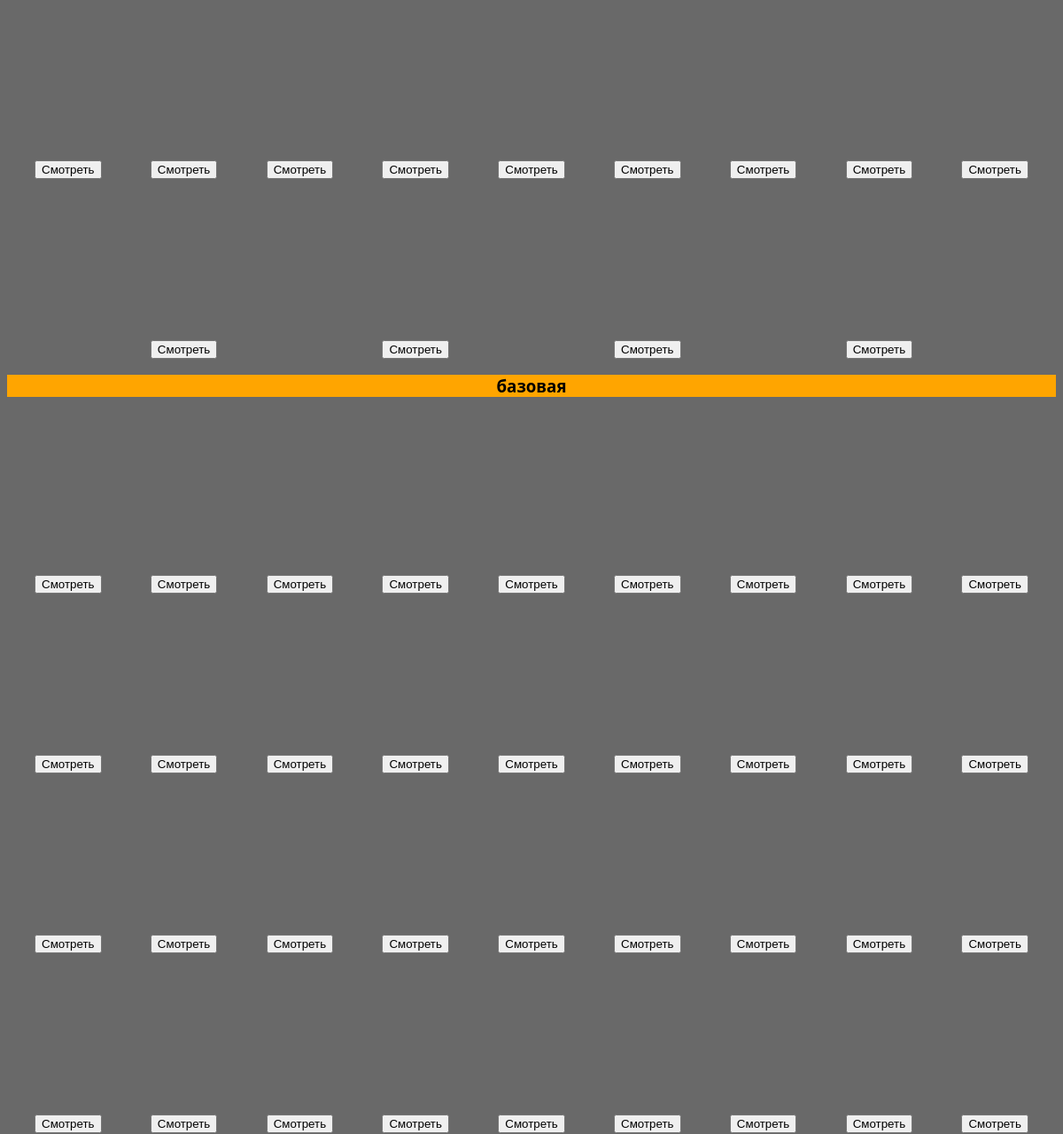
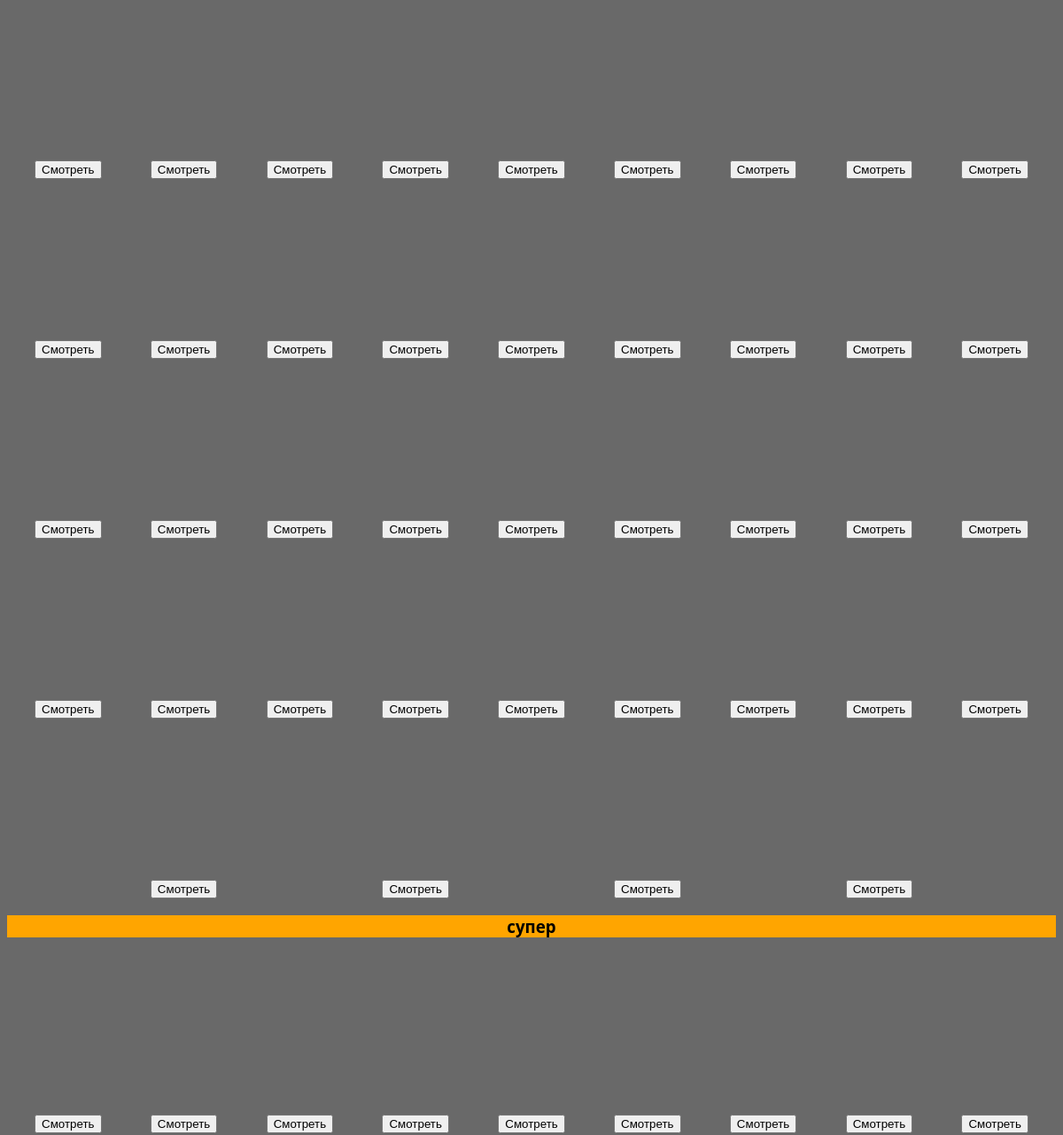
Page /status/ (middle part) on the earlier database version (2 pictures, top to bottom).
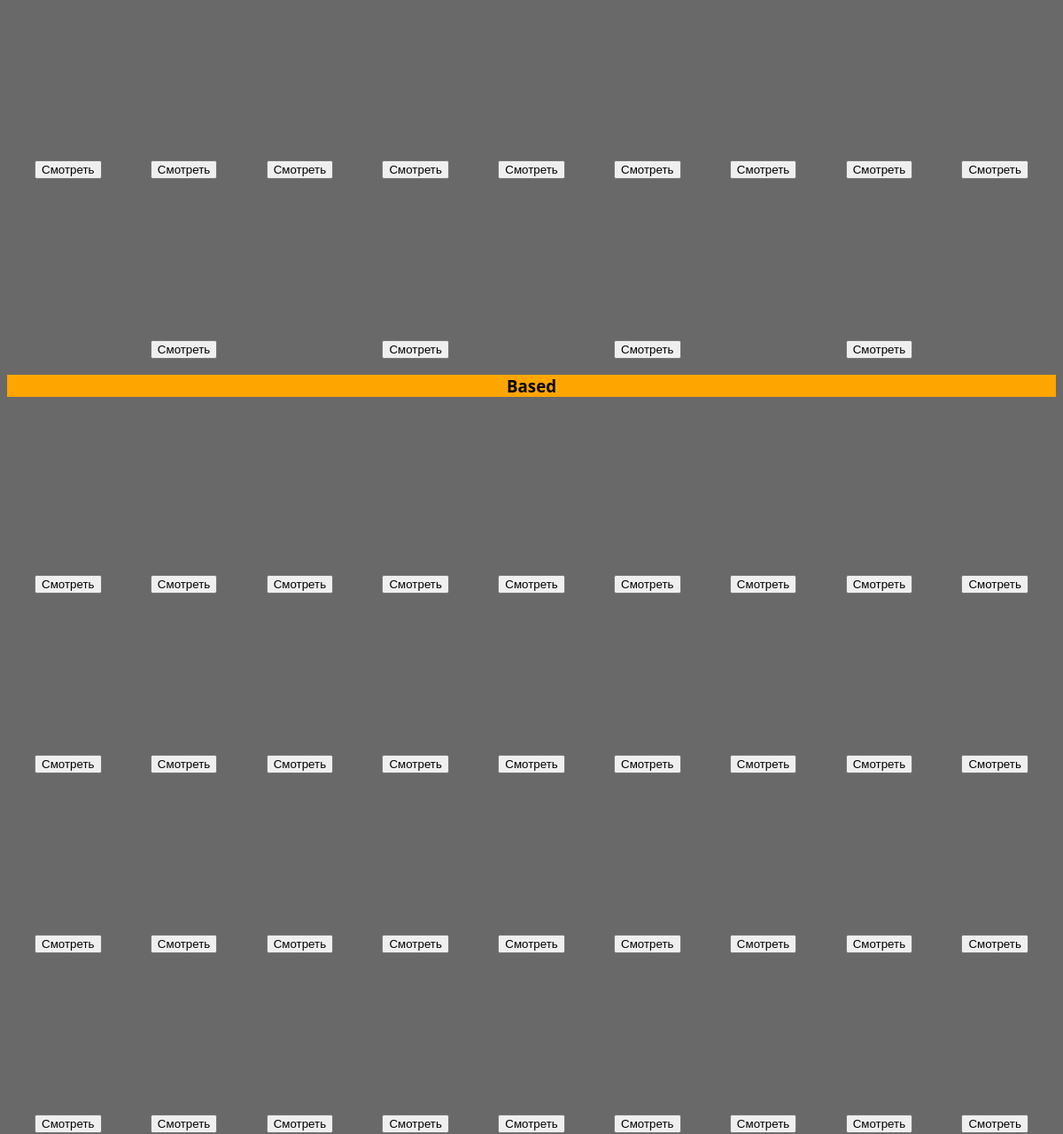
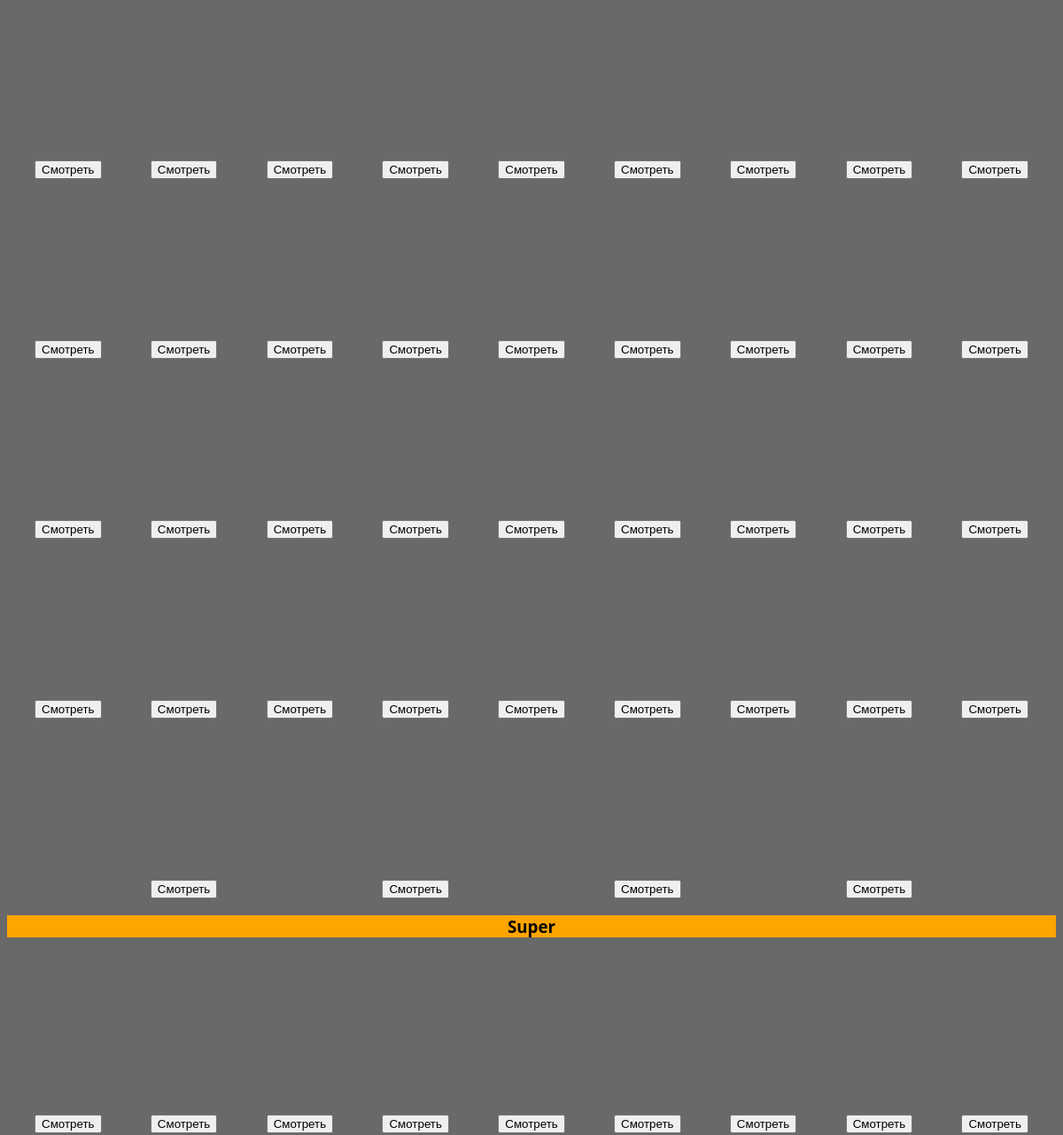
Same page on the later database version (2 pictures, top to bottom).
### catalog/models.py (models this page shows, shortened)
class Status(models.Model):
    choise = (('бесплатно', 'бесплатно'), ('базовая', 'базовая'), ('супер', 'супер'))
    name = models.CharField(max_length=20, choices=choise, verbose_name='Статус')

### catalog/views.py (the view)
# urls.py: path('status/', views.status, name='status'),
def status(req):
    k1 = Status.objects.all()
    data = {'podpiska': k1}
    return render(req, 'podpiska.html', data)

### catalog/models.py (called while the page is built)
    def get_absolute_url(self):
        return reverse('info', args=[self.id, self.title])

### templates/podpiska.html (shortened to what this page needs)
{% extends 'index.html' %}
{% load static %}
{% block head %}
        <link rel="stylesheet" href="{% static 'css/main.css' %}">
        <link rel="stylesheet" href="{% static 'css/podpiska.css' %}">
{% endblock head %}
{% block content %}
    {% for one in podpiska %}
        <h3 class="title">{{ one.name }}</h3>
        <div class="kino_cards">
        {% for kino in one.kino_set.all %}
            <div class="flex-col">
                <a href="{{ kino.get_absolute_url }}" class="card-a">
                    <div class="kino_card" style="
                            background-image: url({{ kino.poster }});
                            background-size: 100%;
                            background-repeat: no-repeat">
                    </div>
                </a>
                <div class="center-text">
                    {% if not user.username %}
                        <a href="{% url 'prosmotr' kino.id one.id 0 %}">
                            <button>Смотреть</button>
                        </a>
                    {% else %}
                        <a href="{% url 'prosmotr' kino.id one.id user.id %}">
                            <button>Смотреть</button>
                        </a>
                    {% endif %}
                </div>
            </div>
        {% endfor %}
        </div>
    {% endfor %}
{% endblock content %}

Differences in the rows shown:
changed Status: name "базовая" → "Based"
changed Status: name "супер" → "Super"
